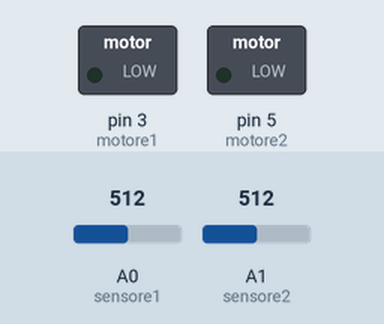
The sketch below on a simulated Arduino Uno, built with avr-gcc and run on an emulated ATmega328P. Parts: switched loads named in the sketch (green lamp = pin HIGH). The test bench sets the inputs (shaded band); at power-on: A0 (sensore1) = 512, A1 (sensore2) = 512. What the sketch prints to the serial monitor is not drawn.

Above: at 1.2 s.
1.3 s: A0 (sensore1) set to 578
4.3 s: A0 (sensore1) set to 611
At 6.1 s:
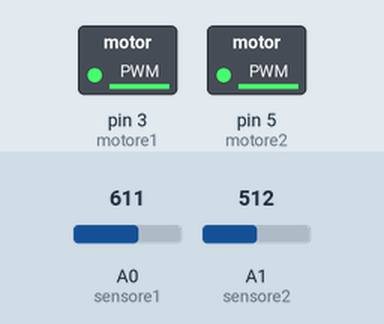
6.9 s: A1 (sensore2) set to 559
9.9 s: A1 (sensore2) set to 572
At 12.8 s:
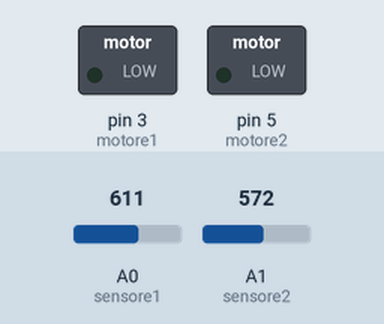
Timing chart, 0 to 13.9 s (numbered marks = the images above; inputs shaded):
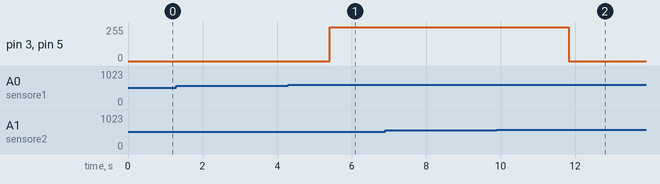

Measured:
- the behaviour switches between 592 and 593 on A0 (sensore1) (found by bisection; images 0 and 1)
- the behaviour switches between 571 and 572 on A1 (sensore2) (found by bisection; images 1 and 2)
- after the input at 1.3 s, every drawn part: stays the same
- after the input at 4.3 s, pin 3 (motore1), pin 5 (motore2): 0/255 → 254/255 after 1.1 s
- after the input at 6.9 s, every drawn part: stays the same
- after the input at 9.9 s, pin 3 (motore1), pin 5 (motore2): 254/255 → 0/255 after 1.9 s

The sketch:

PID_Motori.ino
```cpp
// Definizione dei pin utilizzati dai sensori
#define sensore1 A0                           // Definisce il pin del sensore1
#define sensore2 A1                           // Definisce il pin del sensore2

// Definizione dei pin utilizzati dai motori
#define motore1 3                             // Definisce il pin PWM a cui il motore1 è collegato
#define motore2 5                             // Definisce il pin PWM a cui il motore2 è collegato

// Variabile per le distanze anteriore e posteriore
int distanzas1 = 0;                           // Valore letto dal sensore1
int distanzas2 = 0;                           // Valore letto dal sensore2

// Contatori d'appoggio
int C;                                        // Contatore d'appoggio
int J;                                        // Contatore d'appoggio

// Variabili per il filtraggio delle misure
int arrays1[10];                              // Array di appoggio per la rilevazione della distanza1
int arrays2[10];                              // Array di appoggio per la rilevazione della distanza2
int n = 20;                                   // Numero di volte che si deve effettuare la misura, per il calcolo della media
int somma = 0;                                // Variabile di appoggio per il calcolo della media
int appoggio;                                 // Variabie di appoggio per l'ordinamento degli array

// Variabili per il calcolo dell'orientamento
int orientamento = 0;                         // Inclinazione dell'AutoBalance, in funzione delle distanze rilevate
int previousorientamento = 0;

// Variabili temporali, per il calcolo del PID
float time = 0;                               // Tempo auttuale, dall'accensione del dispositivo
float previousTime = 0;                       // Tempo del precedente ciclo
float interval = 0;                           // Tempo impiegato per l'esecuzione di un ciclo di programma

// Variabili PID
float P = 0;                                  // Variabile PROPORZIONALE  del PID
float I = 0;                                  // Variabile INTEGRATIVA del PID
float D = 0;                                  // Variabile DERIVATIVA del PID
float PID = 0;                                // Parametro PID

// Guadagni dei coefficenti PID
float kP = 12;                                // Variabile PID PROPORZIONALE
float kI = 430;                               // Variabile PID INTEGRATIVA
float kD = 20;                                // Variabile PID DERIVATRIVA

void setup()
{
    Serial.begin( 9600 );                     // Avvia la comunicazzione seriale
    pinMode( motore1, OUTPUT );               // Imposta il pin del motore1 come uscita
    pinMode( motore2, OUTPUT );               // Imposta il pin del motore2 come uscita
}

void loop()                                   //  In Debug
{
  controllomotori( getPID() );

  Serial.print( "Distanza S1 =  " );
  Serial.print(  analogRead( sensore1 ));
  Serial.print( "  DS1 Filtrata =  " );
  Serial.print( distanzas1 );
  Serial.print( "  Distanza S2 =  " );
  Serial.print(  analogRead( sensore2 ));
  Serial.print( "  DS2 Filtrata =  " );
  Serial.print( distanzas2 );
  Serial.print( "  Orientamento =  " );
  Serial.print( orientamento );
  Serial.print( "  P =  " );
  Serial.print( P );
  Serial.print( "  I =  " );
  Serial.print( I );
  Serial.print( "  D =  " );
  Serial.print( D );
  Serial.print( "  PID =  " );
  Serial.print( PID );
  Serial.print( "  To Motori =  " );
  Serial.println( ( 255 / 2 ) + PID );

  previousorientamento = orientamento;         // Orientamento al ciclo precedente
}

int getdistanzas1()                              // Algoritmo per l'acquisizione della distanza s1
{
  for ( C = 1; C <= n; C++ )                     // Legge 20 valori dal sensore1, e li trascrive in un array
  {
    arrays1[C] = analogRead( sensore1 );
  }

  for ( C = 1; C <= n; C++ )                     // Ordina l'array in modo crescente
  {
    for ( J = (C + 1); J <= n; J++ )
    {
      if ( arrays1[C] > arrays1[J] )
      {
        appoggio = arrays1[C];
       	arrays1[C] = arrays1[J];
	arrays1[J] = appoggio;
      }
    }
  }

  somma = 0;

  for ( C = 6; C <= ( n - 5 ); C++ )             // Non considera gli estremi
  {
    somma = somma + arrays1[C];
  }

  distanzas1 = somma / ( n - 10 );               // Effettua la media dei valori

  return( distanzas1 );                          // Ritorna il valore distanzas2 oppurtunamente filtrato
}


int getdistanzas2()                              // Algoritmo per l'acquisizione della distanza s2
{
  for ( C = 1; C <= n; C++ )                     // Legge 20 valori dal sensore2, e li trascrive in un array
  {
    arrays2[C] = analogRead( sensore2 );
  }

  for ( C = 1; C <= n; C++ )                     // Ordina l'array in modo crescente
  {
    for ( J = (C + 1); J <= n; J++ )
    {
      if ( arrays2[C] > arrays2[J] )
      {
        appoggio = arrays2[C];
       	arrays2[C] = arrays2[J];
	arrays2[J] = appoggio;
      }
    }
  }

  somma = 0;

  for ( C = 6; C <= ( n - 5 ); C++ )             // Non considera gli estremi
  {
    somma = somma + arrays2[C];
  }

  distanzas2 = somma / ( n - 10 );               // Effettua la media dei valori

  return( distanzas2 );                          // Ritorna il valore distanzas2 oppurtunamente filtrato
}


int getPID()                                                      // Algoritmo per il calcolo del PID
{
  getorientation();                                               // Richiama la funzione per ottenere l'orientamento

  previousTime = time;                                            // Salva il tempo al ciclo precedente
  time = millis();
  interval = time - previousTime;                           // Calcola il tempo impiegato per eseguire un ciclo

  P = orientamento * kP;                                          // Calcola la variabile proporzionale
  I = I + interval * kI * P;                                      // Calcola la variabile integrativa
  D = kD * ( orientamento - previousorientamento ) / interval;    // Calcola la variabile derivativa

  PID = P + I + D;                                                // Calcola il PID

  if( PID >= 255/2 ) PID = 255/2;                                 // Se il valore supera 255/2, il valore è impostato a 255/2
  if( PID <= -255/2 ) PID = -255/2;                               // Se il valore è minore di -255/2, il valore è impostato a -255/2

  if(PID <= 1 && PID > 0) PID = 0;                                // Approssima il PID a 0
  if(PID >= -1 && PID < 0) PID = 0;                               // Approssima il PID a 0

  return( PID );                                                  // Ritorna il valore del PID
}

void getorientation()                                             // Algoritmo per il calcolo dell'orientamento
{
  orientamento = getdistanzas1() - getdistanzas2();               // Differenza fra le distanze rilevate dai due sensori
}


void controllomotori ( int PID )                      // Algoritmo per il controlla i due motori DC
{
  analogWrite( motore1, ( 255 / 2 ) + PID );          // Controlla il motore1 in base al PID
  analogWrite( motore2, ( 255 / 2 ) + PID );          // Controlla il motore2 in base al PID
}
```
